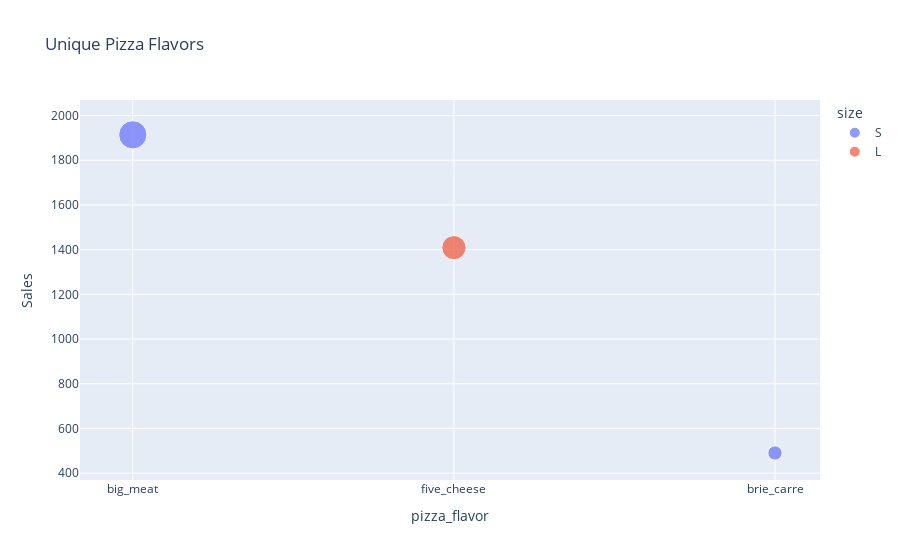

Notebook cell for this chart:
### Code cell
flavor_popularity = unique_size_pizzas_df.groupby(['pizza_flavor', 'size'])['quantity'].sum().reset_index()
flavor_popularity
# Create scatter plot, color by 'category'
scatterplot_fig = px.scatter(flavor_popularity, x='pizza_flavor', y='quantity',
    color='size',  # Set the color of the circles based on the 'category'
    title='Unique Pizza Flavors',
    labels={'quantity': 'Sales', 'pizza_flavor': 'Pizza Flavor'},
    size='quantity',  # Optional: Use the quantity as the size of the scatter plot markers
    hover_name='pizza_flavor')  # Optional: Show the pizza flavor name on hover

# Update layout
scatterplot_fig.update_layout(xaxis={'categoryorder': 'total descending'})
scatterplot_fig

### Figure 1 — Plotly figure (JSON) as saved in the notebook; plotly's stock layout.template omitted (floating-point values rounded to 4 significant figures)
{"data": [{"hovertemplate": "<b>%{hovertext}</b><br><br>size=S<br>pizza_flavor=%{x}<br>Sales=%{marker.size}<extra></extra>", "hovertext": ["big_meat", "brie_carre"], "legendgroup": "S", "marker": {"color": "#636efa", "size": [1914, 490], "sizemode": "area", "sizeref": 4.785, "symbol": "circle"}, "mode": "markers", "name": "S", "orientation": "v", "showlegend": true, "type": "scatter", "x": ["big_meat", "brie_carre"], "xaxis": "x", "y": [1914, 490], "yaxis": "y"}, {"hovertemplate": "<b>%{hovertext}</b><br><br>size=L<br>pizza_flavor=%{x}<br>Sales=%{marker.size}<extra></extra>", "hovertext": ["five_cheese"], "legendgroup": "L", "marker": {"color": "#EF553B", "size": [1409], "sizemode": "area", "sizeref": 4.785, "symbol": "circle"}, "mode": "markers", "name": "L", "orientation": "v", "showlegend": true, "type": "scatter", "x": ["five_cheese"], "xaxis": "x", "y": [1409], "yaxis": "y"}], "layout": {"legend": {"itemsizing": "constant", "title": {"text": "size"}, "tracegroupgap": 0}, "title": {"text": "Unique Pizza Flavors"}, "xaxis": {"anchor": "y", "categoryorder": "total descending", "domain": [0, 1], "title": {"text": "pizza_flavor"}}, "yaxis": {"anchor": "x", "domain": [0, 1], "title": {"text": "Sales"}}}}
